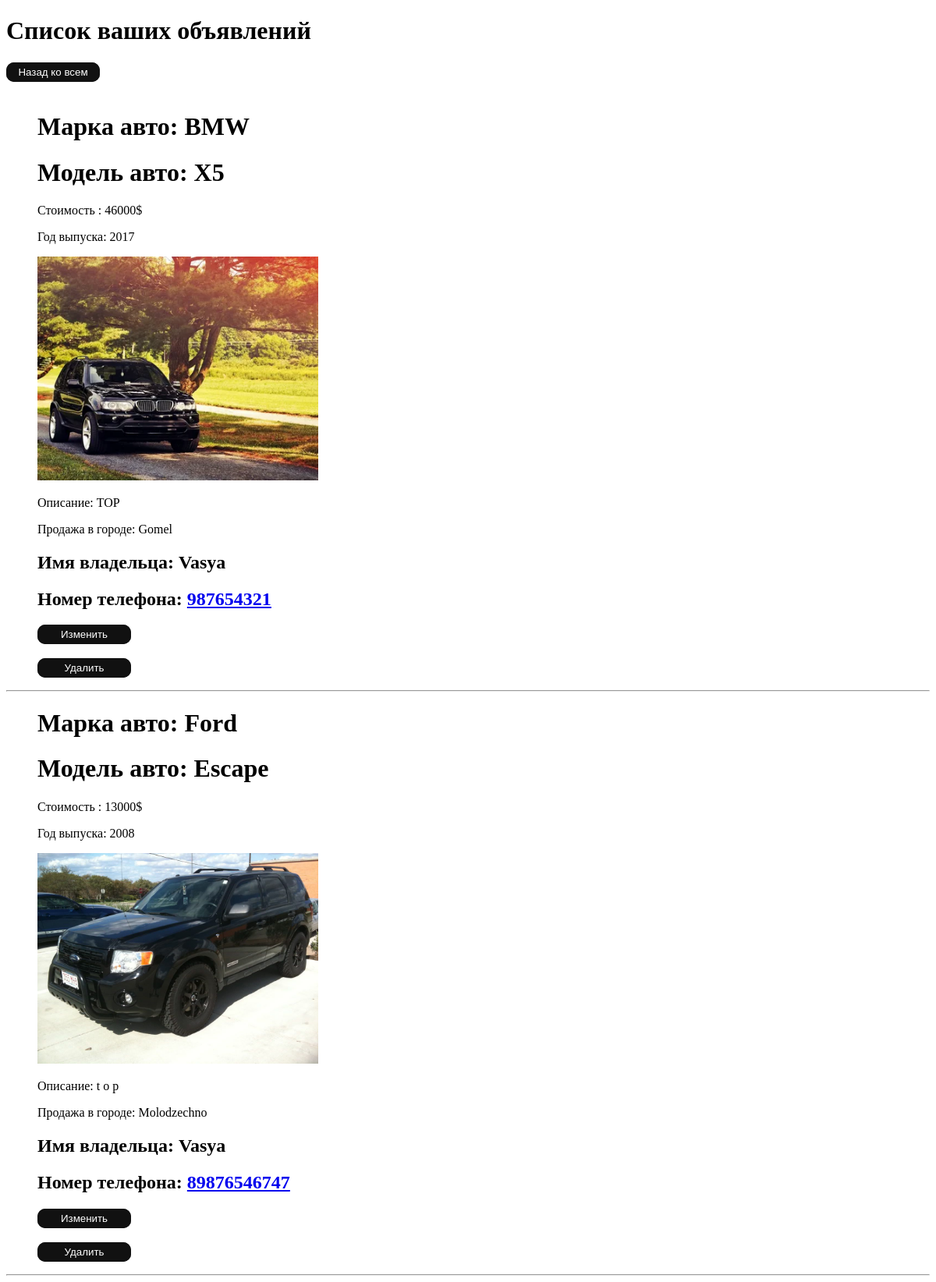
Screenshot of /my_post/ (signed in) with the database file from the repository.
### main/models.py (models this page shows, shortened)
class Post(models.Model):
    car_brand = models.CharField(
        blank=True, null=True, max_length=20, verbose_name="Марка авто "
    )
    car_model = models.CharField(
        blank=True, null=True, max_length=20, verbose_name="Модель авто "
    )
    name_user = models.CharField(max_length=20, verbose_name="Ваше имя ")
    number_user = models.IntegerField(verbose_name="Контактный телефон ")
    cost = models.IntegerField(verbose_name="Стоимость авто ")
    year = models.IntegerField(verbose_name="Год выпуска ")
    content = models.TextField(verbose_name="Описание авто ")
    photo = models.ImageField(
        verbose_name="Фотография авто ", upload_to="all_photos/%Y/%m/%d/"
    )
    city = models.CharField(max_length=20, verbose_name="Продажа в городе ")
    time_create = models.DateTimeField(auto_now_add=True)
    key = models.ForeignKey(User, blank=True, null=True, on_delete=models.CASCADE)
    tag = models.ForeignKey("Tag", blank=True, null=True, on_delete=models.CASCADE)

### main/views.py (the view)
# urls.py: path('my_post/', views.MyPostList.as_view(), name='my_post_list'),
class MyPostList(LoginRequiredMixin, ListView):
    model = Post
    template_name = "main/my_post_list.html"
    def get_queryset(self):
        my_post = Post.objects.filter(key_id=self.request.user)
        return {"my_post": my_post}

### main/templates/main/my_post_list.html
{% extends 'main/base.html' %}
{% block content %}
<h1>Список ваших объявлений</h1>
<a href="{% url 'app_vladislav_yurenya:all_post' %}">
        <button class="glow-on-hover" type="submit">Назад ко всем</button>
    </a><br><br>
{% for i in object_list.my_post %}
<ul>
    <h1>Марка авто: {{ i.car_brand }}</h1>
    <h1>Модель авто: {{ i.car_model }}</h1>
    <p>Стоимость : {{ i.cost }}$</p>
    <p>Год выпуска: {{ i.year }}</p>
    <p><img class="img-article-left thumb" src="{{ i.photo.url }}" width="360px" ></p>
    <p>Описание: {{ i.content }}</p>
    <p>Продажа в городе: {{ i.city }}</p>
    <h2>Имя владельца: {{ i.name_user }}</h2>
    <h2>Номер телефона: <a href="tel:{{ i.number_user }}">{{ i.number_user }}</a></h2>
        <a href="{% url 'app_vladislav_yurenya:my_post_update' i.pk %}">
        <button class="glow-on-hover" type="submit">Изменить</button>
    </a><br><br>
      <a href="{% url 'app_vladislav_yurenya:my_post_delete' i.pk %}">
        <button class="glow-on-hover" type="submit">Удалить</button>
    </a>
</ul><hr>
{% endfor %}
{% endblock %}

### main/static/main/css/button.css (style rules this page uses)
html .glow-on-hover { width: 120px; height: 25px; border: none; outline: none; color: #fff; background: #111; cursor: url('/pointer.cur') 4 1; position: relative; z-index: 0; border-radius: 10px; }
.glow-on-hover:before { content: ''; background: linear-gradient(45deg, #ff0000, #ff7300, #fffb00, #48ff00, #00ffd5, #002bff, #7a00ff, #ff00c8, #ff0000); position: absolute; top: -2px; left:-2px; background-size: 400%; z-index: -1; filter: blur(5px); width: calc(100% + 4px); height: calc(100% + 4px); animation: glowing 20s linear infinite; opacity: 0; transition: opacity .3s ease-in-out; border-radius: 10px; }
.glow-on-hover:after { z-index: -1; content: ''; position: absolute; width: 100%; height: 100%; background: #111; left: 0; top: 0; border-radius: 10px; }

### rows the page displays
Post: car_brand "BMW", car_model "X5", cost "46000", year "2017", photo (picture), content "TOP", city "Gomel", name_user "Vasya", number_user "987654321"
Post: car_brand "Ford", car_model "Escape", cost "13000", year "2008", photo (picture), content "t o p", city "Molodzechno", name_user "Vasya", number_user "89876546747"
